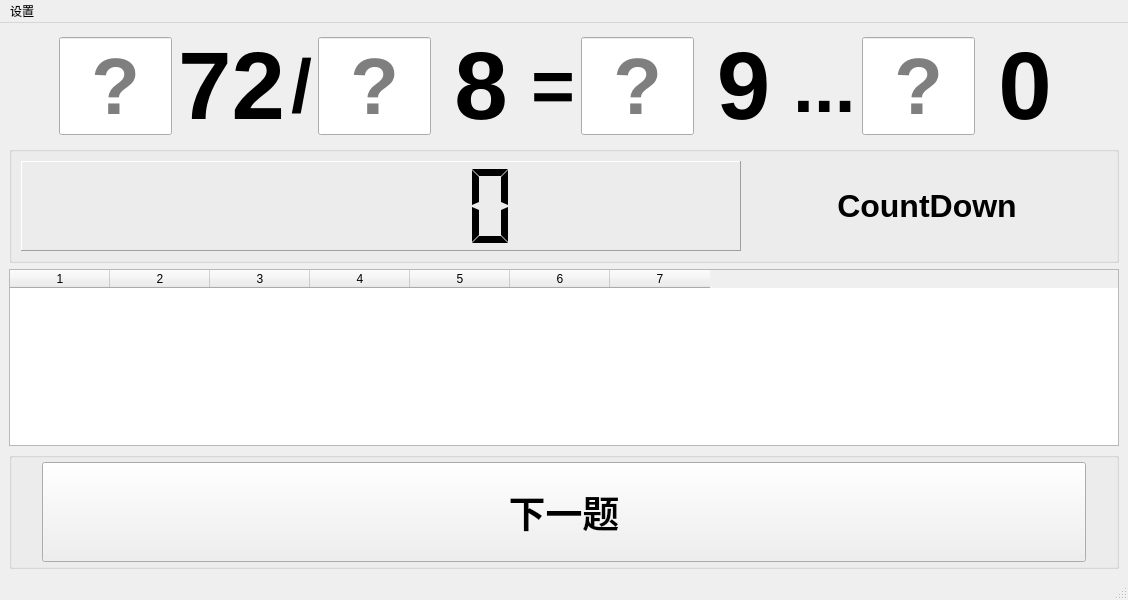
<?xml version="1.0" encoding="UTF-8"?>
<ui version="4.0">
 <class>MainWindow</class>
 <widget class="QMainWindow" name="MainWindow">
  <property name="geometry">
   <rect>
    <x>0</x>
    <y>0</y>
    <width>1128</width>
    <height>600</height>
   </rect>
  </property>
  <property name="windowTitle">
   <string>加减乘除 手动输入版 V3.0</string>
  </property>
  <widget class="QWidget" name="centralwidget">
   <layout class="QVBoxLayout" name="verticalLayout" stretch="7,2,3,2">
    <item>
     <layout class="QHBoxLayout" name="horizontalLayout" stretch="4,4,0,4,4,0,4,4,0,4,4">
      <property name="leftMargin">
       <number>50</number>
      </property>
      <property name="rightMargin">
       <number>50</number>
      </property>
      <item>
       <widget class="QLineEdit" name="op1_Edit">
        <property name="sizePolicy">
         <sizepolicy hsizetype="Expanding" vsizetype="Fixed">
          <horstretch>0</horstretch>
          <verstretch>0</verstretch>
         </sizepolicy>
        </property>
        <property name="font">
         <font>
          <family>Arial</family>
          <pointsize>60</pointsize>
          <weight>75</weight>
          <bold>true</bold>
         </font>
        </property>
        <property name="inputMethodHints">
         <set>Qt::ImhDigitsOnly</set>
        </property>
        <property name="inputMask">
         <string/>
        </property>
        <property name="alignment">
         <set>Qt::AlignCenter</set>
        </property>
        <property name="placeholderText">
         <string>?</string>
        </property>
       </widget>
      </item>
      <item>
       <widget class="QLabel" name="op1">
        <property name="sizePolicy">
         <sizepolicy hsizetype="Preferred" vsizetype="Fixed">
          <horstretch>0</horstretch>
          <verstretch>0</verstretch>
         </sizepolicy>
        </property>
        <property name="font">
         <font>
          <family>Arial</family>
          <pointsize>72</pointsize>
          <weight>75</weight>
          <bold>true</bold>
         </font>
        </property>
        <property name="text">
         <string>72</string>
        </property>
        <property name="alignment">
         <set>Qt::AlignCenter</set>
        </property>
       </widget>
      </item>
      <item>
       <widget class="QLabel" name="op">
        <property name="font">
         <font>
          <family>Arial</family>
          <pointsize>56</pointsize>
          <weight>75</weight>
          <bold>true</bold>
         </font>
        </property>
        <property name="text">
         <string>/</string>
        </property>
        <property name="alignment">
         <set>Qt::AlignCenter</set>
        </property>
       </widget>
      </item>
      <item>
       <widget class="QLineEdit" name="op2_Edit">
        <property name="sizePolicy">
         <sizepolicy hsizetype="Expanding" vsizetype="Fixed">
          <horstretch>0</horstretch>
          <verstretch>10</verstretch>
         </sizepolicy>
        </property>
        <property name="font">
         <font>
          <family>Arial</family>
          <pointsize>60</pointsize>
          <weight>75</weight>
          <bold>true</bold>
         </font>
        </property>
        <property name="inputMethodHints">
         <set>Qt::ImhDigitsOnly</set>
        </property>
        <property name="inputMask">
         <string/>
        </property>
        <property name="alignment">
         <set>Qt::AlignCenter</set>
        </property>
        <property name="placeholderText">
         <string>?</string>
        </property>
       </widget>
      </item>
      <item>
       <widget class="QLabel" name="op2">
        <property name="sizePolicy">
         <sizepolicy hsizetype="Preferred" vsizetype="Fixed">
          <horstretch>0</horstretch>
          <verstretch>0</verstretch>
         </sizepolicy>
        </property>
        <property name="font">
         <font>
          <family>Arial</family>
          <pointsize>72</pointsize>
          <weight>75</weight>
          <bold>true</bold>
         </font>
        </property>
        <property name="text">
         <string>8</string>
        </property>
        <property name="alignment">
         <set>Qt::AlignCenter</set>
        </property>
       </widget>
      </item>
      <item>
       <widget class="QLabel" name="eq">
        <property name="font">
         <font>
          <family>Arial</family>
          <pointsize>56</pointsize>
          <weight>75</weight>
          <bold>true</bold>
         </font>
        </property>
        <property name="text">
         <string>=</string>
        </property>
        <property name="alignment">
         <set>Qt::AlignCenter</set>
        </property>
       </widget>
      </item>
      <item>
       <widget class="QLineEdit" name="result_Edit">
        <property name="sizePolicy">
         <sizepolicy hsizetype="Expanding" vsizetype="Fixed">
          <horstretch>0</horstretch>
          <verstretch>0</verstretch>
         </sizepolicy>
        </property>
        <property name="font">
         <font>
          <family>Arial</family>
          <pointsize>60</pointsize>
          <weight>75</weight>
          <bold>true</bold>
         </font>
        </property>
        <property name="inputMethodHints">
         <set>Qt::ImhDigitsOnly</set>
        </property>
        <property name="inputMask">
         <string/>
        </property>
        <property name="alignment">
         <set>Qt::AlignCenter</set>
        </property>
        <property name="placeholderText">
         <string>?</string>
        </property>
       </widget>
      </item>
      <item>
       <widget class="QLabel" name="result">
        <property name="sizePolicy">
         <sizepolicy hsizetype="Preferred" vsizetype="Fixed">
          <horstretch>0</horstretch>
          <verstretch>0</verstretch>
         </sizepolicy>
        </property>
        <property name="font">
         <font>
          <family>Arial</family>
          <pointsize>72</pointsize>
          <weight>75</weight>
          <bold>true</bold>
         </font>
        </property>
        <property name="text">
         <string>9</string>
        </property>
        <property name="alignment">
         <set>Qt::AlignCenter</set>
        </property>
       </widget>
      </item>
      <item>
       <widget class="QLabel" name="threePoints">
        <property name="font">
         <font>
          <family>Arial</family>
          <pointsize>56</pointsize>
          <weight>75</weight>
          <bold>true</bold>
         </font>
        </property>
        <property name="text">
         <string>...</string>
        </property>
       </widget>
      </item>
      <item>
       <widget class="QLineEdit" name="mod_Edit">
        <property name="minimumSize">
         <size>
          <width>0</width>
          <height>0</height>
         </size>
        </property>
        <property name="font">
         <font>
          <family>Arial</family>
          <pointsize>60</pointsize>
          <weight>75</weight>
          <bold>true</bold>
         </font>
        </property>
        <property name="alignment">
         <set>Qt::AlignCenter</set>
        </property>
        <property name="placeholderText">
         <string>?</string>
        </property>
       </widget>
      </item>
      <item>
       <widget class="QLabel" name="mod">
        <property name="sizePolicy">
         <sizepolicy hsizetype="Preferred" vsizetype="Fixed">
          <horstretch>0</horstretch>
          <verstretch>0</verstretch>
         </sizepolicy>
        </property>
        <property name="font">
         <font>
          <family>Arial</family>
          <pointsize>72</pointsize>
          <weight>75</weight>
          <bold>true</bold>
         </font>
        </property>
        <property name="text">
         <string>0</string>
        </property>
        <property name="alignment">
         <set>Qt::AlignCenter</set>
        </property>
       </widget>
      </item>
     </layout>
    </item>
    <item>
     <widget class="QGroupBox" name="cdGrp">
      <property name="title">
       <string/>
      </property>
      <property name="flat">
       <bool>false</bool>
      </property>
      <layout class="QHBoxLayout" name="horizontalLayout_3" stretch="2,1">
       <property name="sizeConstraint">
        <enum>QLayout::SetMaximumSize</enum>
       </property>
       <item>
        <widget class="QLCDNumber" name="lcdNumber">
         <property name="sizePolicy">
          <sizepolicy hsizetype="Expanding" vsizetype="Expanding">
           <horstretch>0</horstretch>
           <verstretch>0</verstretch>
          </sizepolicy>
         </property>
         <property name="font">
          <font>
           <family>Arial</family>
           <pointsize>36</pointsize>
           <weight>75</weight>
           <bold>true</bold>
          </font>
         </property>
         <property name="frameShape">
          <enum>QFrame::Panel</enum>
         </property>
         <property name="smallDecimalPoint">
          <bool>false</bool>
         </property>
         <property name="digitCount">
          <number>6</number>
         </property>
         <property name="segmentStyle">
          <enum>QLCDNumber::Flat</enum>
         </property>
        </widget>
       </item>
       <item>
        <widget class="QLabel" name="cdLabel">
         <property name="font">
          <font>
           <family>Arial</family>
           <pointsize>24</pointsize>
           <weight>75</weight>
           <bold>true</bold>
          </font>
         </property>
         <property name="text">
          <string>CountDown</string>
         </property>
         <property name="alignment">
          <set>Qt::AlignCenter</set>
         </property>
        </widget>
       </item>
      </layout>
     </widget>
    </item>
    <item>
     <widget class="QTableWidget" name="tableWidget">
      <property name="editTriggers">
       <set>QAbstractItemView::NoEditTriggers</set>
      </property>
      <property name="selectionMode">
       <enum>QAbstractItemView::NoSelection</enum>
      </property>
      <property name="rowCount">
       <number>0</number>
      </property>
      <property name="columnCount">
       <number>7</number>
      </property>
      <attribute name="horizontalHeaderStretchLastSection">
       <bool>false</bool>
      </attribute>
      <column/>
      <column/>
      <column/>
      <column/>
      <column/>
      <column/>
      <column/>
     </widget>
    </item>
    <item>
     <widget class="QGroupBox" name="groupBox">
      <property name="title">
       <string/>
      </property>
      <property name="flat">
       <bool>false</bool>
      </property>
      <layout class="QHBoxLayout" name="horizontalLayout_2" stretch="1">
       <property name="spacing">
        <number>40</number>
       </property>
       <property name="leftMargin">
        <number>30</number>
       </property>
       <property name="topMargin">
        <number>4</number>
       </property>
       <property name="rightMargin">
        <number>30</number>
       </property>
       <property name="bottomMargin">
        <number>4</number>
       </property>
       <item>
        <widget class="QPushButton" name="btnNextQuestion">
         <property name="sizePolicy">
          <sizepolicy hsizetype="Minimum" vsizetype="Preferred">
           <horstretch>0</horstretch>
           <verstretch>0</verstretch>
          </sizepolicy>
         </property>
         <property name="font">
          <font>
           <family>Arial</family>
           <pointsize>28</pointsize>
           <weight>75</weight>
           <bold>true</bold>
          </font>
         </property>
         <property name="text">
          <string>下一题</string>
         </property>
         <property name="icon">
          <iconset>
           <normalon>:/img/nextQuestion.png</normalon>
          </iconset>
         </property>
         <property name="iconSize">
          <size>
           <width>64</width>
           <height>64</height>
          </size>
         </property>
        </widget>
       </item>
      </layout>
     </widget>
    </item>
   </layout>
  </widget>
  <widget class="QStatusBar" name="statusbar"/>
  <widget class="QMenuBar" name="menuBar">
   <property name="geometry">
    <rect>
     <x>0</x>
     <y>0</y>
     <width>1128</width>
     <height>18</height>
    </rect>
   </property>
   <widget class="QMenu" name="menu">
    <property name="title">
     <string>设置</string>
    </property>
    <addaction name="action_start"/>
    <addaction name="action_pause"/>
    <addaction name="action_stop"/>
    <addaction name="separator"/>
    <addaction name="action_settings"/>
    <addaction name="separator"/>
    <addaction name="action_save"/>
    <addaction name="action_load"/>
   </widget>
   <addaction name="menu"/>
  </widget>
  <action name="action_settings">
   <property name="text">
    <string>设置 四则运算细节 ...</string>
   </property>
  </action>
  <action name="action_save">
   <property name="text">
    <string>保存此次测试...</string>
   </property>
  </action>
  <action name="action_load">
   <property name="text">
    <string>加载 给定运算的 测试 ...</string>
   </property>
  </action>
  <action name="action_start">
   <property name="text">
    <string>开始</string>
   </property>
  </action>
  <action name="action_pause">
   <property name="text">
    <string>暂停</string>
   </property>
  </action>
  <action name="action_stop">
   <property name="text">
    <string>中止</string>
   </property>
  </action>
 </widget>
 <resources/>
 <connections/>
</ui>
